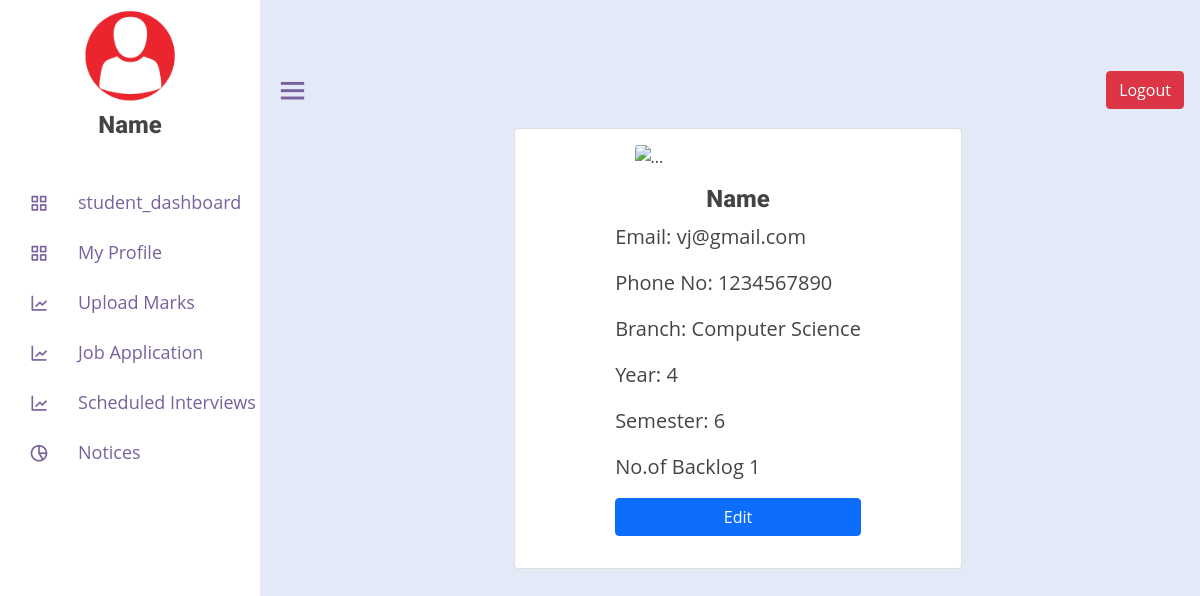
Page /student_profile/ (signed in) on the committed database.
### placement_app/models.py (models this page shows, shortened)
class Student(models.Model):
    name = models.CharField(max_length=255)
    email = models.EmailField()
    phone = models.CharField(max_length=15)
    branch = models.CharField(max_length=50)
    sem = models.IntegerField()
    year = models.IntegerField()
    backlog = models.IntegerField()
    resume = models.FileField(upload_to='resumes/')
    stud_image = models.ImageField(
        upload_to='stud_image/', null=False, blank=True, default="Nil")
    slug = models.SlugField(unique=True, max_length=255, default="nil")
    cgpa = models.FloatField(max_length=100, default=0)

### placement_app/views.py (the view)
# urls.py: path('student_profile/',
def student_profile(request):
    SessionId = request.session['id']
    stud = Student.objects.filter(id=SessionId)
    context = {
        'stud': stud
    }
    return render(request, 'student/student_profile.html', context)

### placement_app/templates/student/student_profile.html
{% extends 'student/studentheader.html' %}
{% load static %}
{% block content %}
<div class="container m-2">
    <div class="card mx-auto p-3" style="width: 28rem;">
        <img src="{{ stud.stud_image.url }}" class="card-img-top w-50 mx-auto" alt="...">
        <div class="card-body">
            <h4 class="card-title mx-auto" style="width:fit-content;">Name</h4>
            <div class="detail-box">
                <div>
                    {% for x in stud %}
                    <p class="card-text">Email: {{x.email}}</p>
                    <p class="card-text">Phone No: {{x.phone}}</p>
                    <p class="card-text">Branch: {{x.branch}}</p>
                    <p class="card-text">Year: {{x.year}}</p>
                    <p class="card-text">Semester: {{x.sem}}</p>
                    <p class="card-text">No.of Backlog {{x.backlog}}</p>
                    <a href="/Edit_student/{{x.id}}" class="btn btn-primary d-block">Edit</a>
                    {% endfor %}
                </div>
            </div>
        </div>
    </div>
</div>
{% endblock %}

### placement_app/static/css/style.css (style rules this page uses)
:root { --color-white: #fff; --color-light: #f1f5f9; --color-black: #121212; --color-night: #001632; --color-red: #f44336; --color-blue: #1a73e8; --color-gray: #80868b; --color-grayish: #dadce0; --shadow-normal: 0 1px 3px 0 rgba(0, 0, 0, 0.1), 0 1px 2px 0 rgba(0, 0, 0, 0.06); --shadow-medium: 0 4px 6px -1px rgba(0, 0, 0, 0.1), 0 2px 4px -1px rgba(0, 0, 0, 0.06); --shadow-large: 0 10px 15px -3px rgba(0, 0, 0, 0.1), 0 4px 6px -2px rgba(0, 0, 0, 0.05); }
body { font-family: "Open Sans", sans-serif; color: #444444; }
a { text-decoration: none; color: #d9232d; }
h1, h2, h3, h4, h5, h6 { font-family: "Roboto", sans-serif; font-weight: 800; }
.detail-box { display: flex; justify-content: center; font-size: 20px; }

### rows in the picture
Student: email "vj@gmail.com", phone "1234567890", branch "Computer Science", year "4", sem "6", backlog "1"
